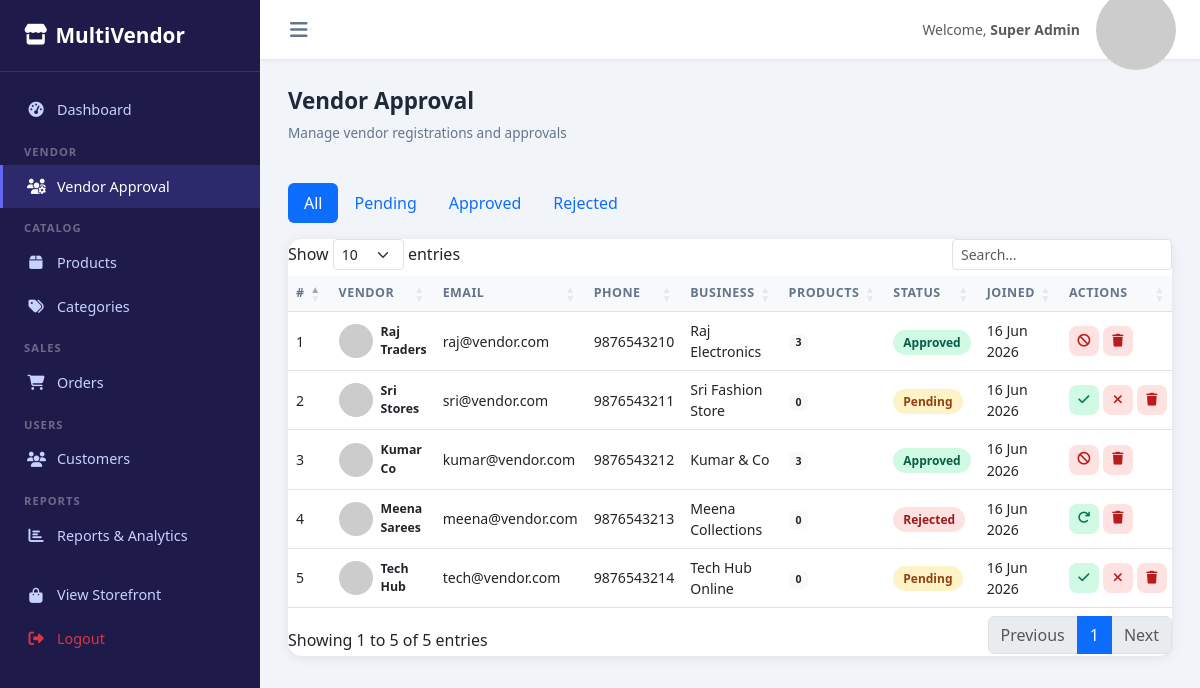
The page /admin/pages/vendors.php (signed in) on the database its author committed.
### tables this page shows
CREATE TABLE IF NOT EXISTS vendors (
    id INT AUTO_INCREMENT PRIMARY KEY,
    name VARCHAR(100) NOT NULL,
    email VARCHAR(150) UNIQUE NOT NULL,
    phone VARCHAR(20),
    password VARCHAR(255) NOT NULL,
    business_name VARCHAR(150),
    business_address TEXT,
    status ENUM('pending','approved','rejected') DEFAULT 'pending',
    created_at TIMESTAMP DEFAULT CURRENT_TIMESTAMP
);

### admin/pages/vendors.php (the view, shortened to what this page needs)
<?php
require_once '../includes/db.php';
$filter = isset($_GET['filter']) ? $_GET['filter'] : 'all';
$where  = $filter !== 'all' ? "WHERE v.status='$filter'" : '';
$vendors = mysqli_query($conn, "SELECT v.*, COUNT(p.id) as product_count FROM vendors v LEFT JOIN products p ON v.id=p.vendor_id $where GROUP BY v.id ORDER BY v.created_at DESC");
include '../includes/header.php';
?>
<div class="d-flex justify-content-between align-items-center mb-4">
    <div>
        <h4 class="page-title">Vendor Approval</h4>
        <p class="page-subtitle">Manage vendor registrations and approvals</p>
    </div>
</div>
<ul class="nav nav-pills mb-3">
    <?php foreach(['all'=>'All','pending'=>'Pending','approved'=>'Approved','rejected'=>'Rejected'] as $k=>$v): ?>
    <li class="nav-item">
        <a class="nav-link <?php echo $filter===$k?'active':''; ?>" href="?filter=<?php echo $k; ?>"><?php echo $v; ?></a>
    </li>
    <?php endforeach; ?>
</ul>
<div class="card">
    <div class="card-body p-0">
        <div class="table-responsive">
            <table class="table table-hover datatable mb-0">
                <thead class="table-light">
                    <tr>
                        <th>#</th>
                        <th>Vendor</th>
                        <th>Email</th>
                        <th>Phone</th>
                        <th>Business</th>
                        <th>Products</th>
                        <th>Status</th>
                        <th>Joined</th>
                        <th>Actions</th>
                    </tr>
                </thead>
                <tbody>
                    <?php if($vendors && mysqli_num_rows($vendors) > 0):
                        $i=1; while($v = mysqli_fetch_assoc($vendors)): ?>
                    <tr>
                        <td><?php echo $i++; ?></td>
                        <td>
                            <div class="d-flex align-items-center gap-2">
                                <img src="https://ui-avatars.com/api/?name=<?php echo urlencode($v['name']); ?>&background=6366f1&color=fff&size=36" class="avatar-sm">
                                <div>
                                    <div class="fw-semibold small"><?php echo htmlspecialchars($v['name']); ?></div>
                                </div>
                            </div>
                        </td>
                        <td class="small"><?php echo htmlspecialchars($v['email']); ?></td>
                        <td class="small"><?php echo htmlspecialchars($v['phone'] ?? '-'); ?></td>
                        <td class="small"><?php echo htmlspecialchars($v['business_name'] ?? '-'); ?></td>
                        <td><span class="badge bg-light text-dark"><?php echo $v['product_count']; ?></span></td>
                        <td>
                            <?php
                            $sc = ['pending'=>'badge-pending','approved'=>'badge-approved','rejected'=>'badge-rejected'];
                            $cls = $sc[$v['status']] ?? 'badge-inactive';
                            ?>
                            <span class="status-badge <?php echo $cls; ?>"><?php echo ucfirst($v['status']); ?></span>
                        </td>
                        <td class="small"><?php echo date('d M Y', strtotime($v['created_at'])); ?></td>
                        <td>
                            <div class="d-flex gap-1">
                                <?php if($v['status']==='pending'): ?>
                                <button class="action-btn approve" title="Approve" onclick="confirmAction('?action=approve&id=<?php echo $v['id']; ?>','Approve this vendor?')"><i class="fas fa-check"></i></button>
                                <button class="action-btn reject"  title="Reject"  onclick="confirmAction('?action=reject&id=<?php echo $v['id']; ?>','Reject this vendor?')"><i class="fas fa-times"></i></button>
                                <?php elseif($v['status']==='approved'): ?>
                                <button class="action-btn reject"  title="Suspend" onclick="confirmAction('?action=reject&id=<?php echo $v['id']; ?>','Suspend this vendor?')"><i class="fas fa-ban"></i></button>
                                <?php elseif($v['status']==='rejected'): ?>
                                <button class="action-btn approve" title="Re-approve" onclick="confirmAction('?action=approve&id=<?php echo $v['id']; ?>','Re-approve this vendor?')"><i class="fas fa-redo"></i></button>
                                <?php endif; ?>
                                <button class="action-btn delete" title="Delete" onclick="confirmDelete('?action=delete&id=<?php echo $v['id']; ?>','Permanently delete this vendor?')"><i class="fas fa-trash"></i></button>
                            </div>
                        </td>
                    </tr>
                    <?php endwhile; else: ?>
                    <tr><td colspan="9" class="text-center py-4 text-muted">No vendors found</td></tr>
                    <?php endif; ?>
                </tbody>
            </table>
        </div>
    </div>
</div>
<?php include '../includes/footer.php'; ?>

### admin/css/admin.css (style rules this page uses)
:root { --sidebar-width: 260px; --sidebar-bg: #1e1b4b; --sidebar-accent: #6366f1; --sidebar-text: #c7d2fe; --topbar-height: 60px; --card-shadow: 0 2px 12px rgba(0,0,0,0.08); }
* { box-sizing: border-box; margin: 0; padding: 0; }
body { font-family: 'Segoe UI', sans-serif; background: #f1f5f9; }
.card { border: none; border-radius: 14px; box-shadow: var(--card-shadow); }
.badge-pending { background: #fef3c7; color: #92400e; }
.badge-approved { background: #d1fae5; color: #065f46; }
.badge-rejected { background: #fee2e2; color: #991b1b; }
.status-badge { padding: 4px 10px; border-radius: 20px; font-size: 0.75rem; font-weight: 600; }
.table th { font-size: 0.78rem; text-transform: uppercase; letter-spacing: 0.5px; color: #64748b; font-weight: 600; }
.table td { vertical-align: middle; font-size: 0.88rem; }
.page-title { font-size: 1.4rem; font-weight: 700; color: #1e293b; }
.page-subtitle { font-size: 0.85rem; color: #64748b; }
.avatar-sm { width: 34px; height: 34px; border-radius: 50%; object-fit: cover; }
.action-btn { width: 30px; height: 30px; border-radius: 8px; border: none; display: inline-flex; align-items: center; justify-content: center; font-size: 0.8rem; cursor: pointer; }
.action-btn.delete { background: #fee2e2; color: #b91c1c; }
.action-btn.approve { background: #d1fae5; color: #047857; }
.action-btn.reject { background: #fee2e2; color: #b91c1c; }

### rows shown on the page
vendors: name "Raj Traders", email "raj@vendor.com", phone "9876543210", business_name "Raj Electronics", product_count "3", status "Approved", created_at "16 Jun 2026"
vendors: name "Sri Stores", email "sri@vendor.com", phone "9876543211", business_name "Sri Fashion Store", product_count "0", status "Pending", created_at "16 Jun 2026"
vendors: name "Kumar Co", email "kumar@vendor.com", phone "9876543212", business_name "Kumar & Co", product_count "3", status "Approved", created_at "16 Jun 2026"
vendors: name "Meena Sarees", email "meena@vendor.com", phone "9876543213", business_name "Meena Collections", product_count "0", status "Rejected", created_at "16 Jun 2026"
vendors: name "Tech Hub", email "tech@vendor.com", phone "9876543214", business_name "Tech Hub Online", product_count "0", status "Pending", created_at "16 Jun 2026"

### other values the page prints
$_SESSION['admin_name'] "Super Admin"
$v "All"
$v "Pending"
$v "Approved"
$v "Rejected"
